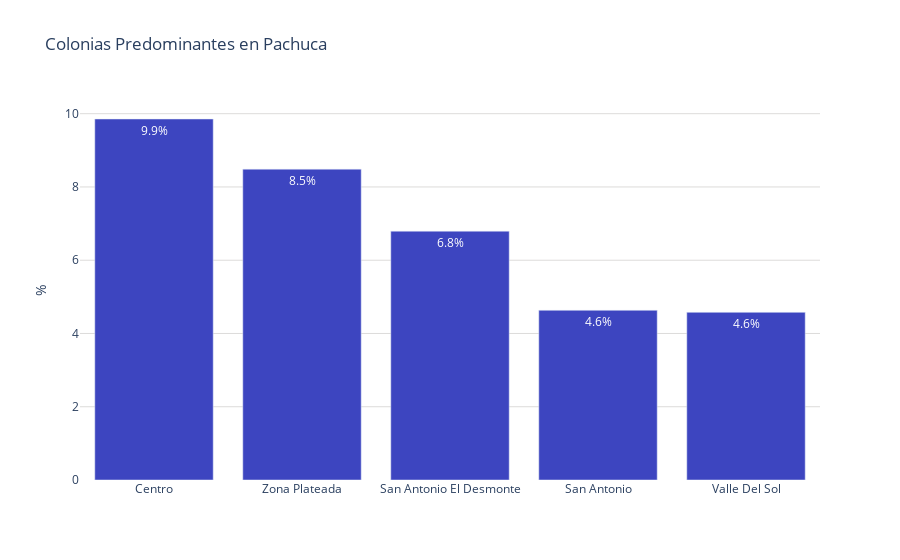

Here is the notebook cell this chart was saved with:
### Code cell
fig = go.Figure()
porcentajes = colonias_predominantes['porcentaje']
colonias = colonias_predominantes['colonia']
# Agregar los datos como barras
fig.add_trace(go.Bar(
    x=colonias,  # Eje x: Modalidades
    y=porcentajes,  # Eje y: Porcentajes
     marker_color='#3d45c0',   # Especifica los colores de las barras
    text=porcentajes,  # Texto que se mostrará en las barras (porcentaje)
    textposition='inside',  # Posición del texto (puede ser 'inside' o 'outside')
    texttemplate='%{text:.1f}%',  # Formato del texto (porcentaje con un decimal)
))

# Personalizar el diseño de la gráfica
fig.update_layout(
    title='Colonias Predominantes en Pachuca',  # Título de la gráfica
    #xaxis=dict(title='%'),  # Título del eje x
    yaxis=dict(
        title='%', # Título del eje y
        gridcolor='#dddcda', # Color de las líneas que dividen los rangos del eje Y
        #gridwidth=1,
    ),  
    plot_bgcolor='rgba(0,0,0,0)',  # Color de fondo del gráfico
)

# Exportar gráfica como archivo HTML
def guardar_grafico_como_html(fig, nombre_archivo, carpeta='graficas'):
    # Crear la carpeta si no existe
    if not os.path.exists(carpeta):
        os.makedirs(carpeta)
    
    # Gráfica como archivo HTML en la carpeta especificada
    pio.write_html(fig, f'{carpeta}/{nombre_archivo}.html')

# Exportar
guardar_grafico_como_html(fig, 'g_bar_colpred_t5_pachuca', carpeta='graficas')

fig.show()

### Figure 1 — Plotly figure (JSON) as saved in the notebook; plotly's stock layout.template omitted (floating-point values rounded to 4 significant figures)
{"data": [{"marker": {"color": "#3d45c0"}, "text": [9.855, 8.486, 6.793, 4.633, 4.577], "textposition": "inside", "texttemplate": "%{text:.1f}%", "type": "bar", "x": ["Centro", "Zona Plateada", "San Antonio El Desmonte", "San Antonio", "Valle Del Sol"], "y": [9.855, 8.486, 6.793, 4.633, 4.577]}], "layout": {"plot_bgcolor": "rgba(0,0,0,0)", "title": {"text": "Colonias Predominantes en Pachuca"}, "yaxis": {"gridcolor": "#dddcda", "title": {"text": "%"}}}}
